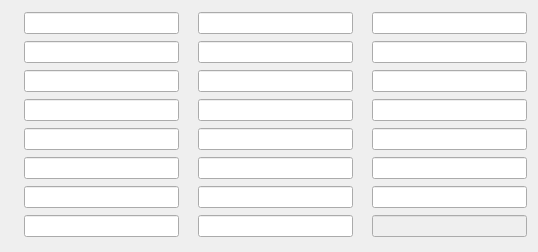
<?xml version="1.0" encoding="UTF-8"?>
<ui version="4.0">
 <class>Form</class>
 <widget class="QWidget" name="Form">
  <property name="geometry">
   <rect>
    <x>0</x>
    <y>0</y>
    <width>538</width>
    <height>252</height>
   </rect>
  </property>
  <property name="windowTitle">
   <string>Form</string>
  </property>
  <layout class="QGridLayout" name="gridLayout">
   <item row="3" column="2">
    <widget class="QLabel" name="label_thieving">
     <property name="text">
      <string/>
     </property>
     <property name="pixmap">
      <pixmap>../images/skill_icons/Thieving.png</pixmap>
     </property>
     <property name="alignment">
      <set>Qt::AlignRight|Qt::AlignTrailing|Qt::AlignVCenter</set>
     </property>
    </widget>
   </item>
   <item row="3" column="3">
    <widget class="QLineEdit" name="thieving"/>
   </item>
   <item row="0" column="0">
    <widget class="QLabel" name="label_attack">
     <property name="text">
      <string/>
     </property>
     <property name="pixmap">
      <pixmap>../images/skill_icons/Attack.png</pixmap>
     </property>
     <property name="alignment">
      <set>Qt::AlignRight|Qt::AlignTrailing|Qt::AlignVCenter</set>
     </property>
    </widget>
   </item>
   <item row="4" column="2">
    <widget class="QLabel" name="label_crafting">
     <property name="text">
      <string/>
     </property>
     <property name="pixmap">
      <pixmap>../images/skill_icons/Crafting.png</pixmap>
     </property>
     <property name="alignment">
      <set>Qt::AlignRight|Qt::AlignTrailing|Qt::AlignVCenter</set>
     </property>
    </widget>
   </item>
   <item row="3" column="1">
    <widget class="QLineEdit" name="ranged"/>
   </item>
   <item row="5" column="1">
    <widget class="QLineEdit" name="magic"/>
   </item>
   <item row="4" column="5">
    <widget class="QLineEdit" name="firemaking"/>
   </item>
   <item row="6" column="3">
    <widget class="QLineEdit" name="slayer"/>
   </item>
   <item row="6" column="5">
    <widget class="QLineEdit" name="farming"/>
   </item>
   <item row="6" column="2">
    <widget class="QLabel" name="label_slayer">
     <property name="text">
      <string/>
     </property>
     <property name="pixmap">
      <pixmap>../images/skill_icons/Slayer.png</pixmap>
     </property>
     <property name="alignment">
      <set>Qt::AlignRight|Qt::AlignTrailing|Qt::AlignVCenter</set>
     </property>
    </widget>
   </item>
   <item row="1" column="2">
    <widget class="QLabel" name="label_agility">
     <property name="text">
      <string/>
     </property>
     <property name="pixmap">
      <pixmap>../images/skill_icons/Agility.png</pixmap>
     </property>
     <property name="alignment">
      <set>Qt::AlignRight|Qt::AlignTrailing|Qt::AlignVCenter</set>
     </property>
    </widget>
   </item>
   <item row="6" column="4">
    <widget class="QLabel" name="label_farming">
     <property name="text">
      <string/>
     </property>
     <property name="pixmap">
      <pixmap>../images/skill_icons/Farming.png</pixmap>
     </property>
     <property name="alignment">
      <set>Qt::AlignRight|Qt::AlignTrailing|Qt::AlignVCenter</set>
     </property>
    </widget>
   </item>
   <item row="4" column="1">
    <widget class="QLineEdit" name="prayer"/>
   </item>
   <item row="6" column="1">
    <widget class="QLineEdit" name="runecraft"/>
   </item>
   <item row="1" column="1">
    <widget class="QLineEdit" name="strength"/>
   </item>
   <item row="2" column="3">
    <widget class="QLineEdit" name="herblore"/>
   </item>
   <item row="6" column="0">
    <widget class="QLabel" name="label_runecraft">
     <property name="text">
      <string/>
     </property>
     <property name="pixmap">
      <pixmap>../images/skill_icons/Runecraft.png</pixmap>
     </property>
     <property name="alignment">
      <set>Qt::AlignRight|Qt::AlignTrailing|Qt::AlignVCenter</set>
     </property>
    </widget>
   </item>
   <item row="3" column="5">
    <widget class="QLineEdit" name="cooking"/>
   </item>
   <item row="1" column="3">
    <widget class="QLineEdit" name="agility"/>
   </item>
   <item row="5" column="4">
    <widget class="QLabel" name="label_woodcutting">
     <property name="text">
      <string/>
     </property>
     <property name="pixmap">
      <pixmap>../images/skill_icons/Woodcutting.png</pixmap>
     </property>
     <property name="alignment">
      <set>Qt::AlignRight|Qt::AlignTrailing|Qt::AlignVCenter</set>
     </property>
    </widget>
   </item>
   <item row="0" column="1">
    <widget class="QLineEdit" name="attack"/>
   </item>
   <item row="0" column="5">
    <widget class="QLineEdit" name="mining"/>
   </item>
   <item row="2" column="1">
    <widget class="QLineEdit" name="defence"/>
   </item>
   <item row="4" column="3">
    <widget class="QLineEdit" name="crafting"/>
   </item>
   <item row="7" column="2">
    <widget class="QLabel" name="label_hunter">
     <property name="text">
      <string/>
     </property>
     <property name="pixmap">
      <pixmap>../images/skill_icons/Hunter.png</pixmap>
     </property>
     <property name="alignment">
      <set>Qt::AlignRight|Qt::AlignTrailing|Qt::AlignVCenter</set>
     </property>
    </widget>
   </item>
   <item row="7" column="1">
    <widget class="QLineEdit" name="construction"/>
   </item>
   <item row="1" column="5">
    <widget class="QLineEdit" name="smithing"/>
   </item>
   <item row="0" column="3">
    <widget class="QLineEdit" name="hitpoints"/>
   </item>
   <item row="2" column="2">
    <widget class="QLabel" name="label_herblore">
     <property name="text">
      <string/>
     </property>
     <property name="pixmap">
      <pixmap>../images/skill_icons/Herblore.png</pixmap>
     </property>
     <property name="alignment">
      <set>Qt::AlignRight|Qt::AlignTrailing|Qt::AlignVCenter</set>
     </property>
    </widget>
   </item>
   <item row="0" column="4">
    <widget class="QLabel" name="label_mining">
     <property name="text">
      <string/>
     </property>
     <property name="pixmap">
      <pixmap>../images/skill_icons/Mining.png</pixmap>
     </property>
     <property name="alignment">
      <set>Qt::AlignRight|Qt::AlignTrailing|Qt::AlignVCenter</set>
     </property>
    </widget>
   </item>
   <item row="7" column="3">
    <widget class="QLineEdit" name="hunter"/>
   </item>
   <item row="7" column="0">
    <widget class="QLabel" name="label_construction">
     <property name="text">
      <string/>
     </property>
     <property name="pixmap">
      <pixmap>../images/skill_icons/Construction.png</pixmap>
     </property>
     <property name="alignment">
      <set>Qt::AlignRight|Qt::AlignTrailing|Qt::AlignVCenter</set>
     </property>
    </widget>
   </item>
   <item row="2" column="0">
    <widget class="QLabel" name="label_defence">
     <property name="text">
      <string/>
     </property>
     <property name="pixmap">
      <pixmap>../images/skill_icons/Defence.png</pixmap>
     </property>
     <property name="alignment">
      <set>Qt::AlignRight|Qt::AlignTrailing|Qt::AlignVCenter</set>
     </property>
    </widget>
   </item>
   <item row="5" column="0">
    <widget class="QLabel" name="label_magic">
     <property name="text">
      <string/>
     </property>
     <property name="pixmap">
      <pixmap>../images/skill_icons/Magic.png</pixmap>
     </property>
     <property name="alignment">
      <set>Qt::AlignRight|Qt::AlignTrailing|Qt::AlignVCenter</set>
     </property>
    </widget>
   </item>
   <item row="4" column="0">
    <widget class="QLabel" name="label_prayer">
     <property name="text">
      <string/>
     </property>
     <property name="pixmap">
      <pixmap>../images/skill_icons/Prayer.png</pixmap>
     </property>
     <property name="alignment">
      <set>Qt::AlignRight|Qt::AlignTrailing|Qt::AlignVCenter</set>
     </property>
    </widget>
   </item>
   <item row="0" column="2">
    <widget class="QLabel" name="label_hitpoints">
     <property name="text">
      <string/>
     </property>
     <property name="pixmap">
      <pixmap>../images/skill_icons/Hitpoints.png</pixmap>
     </property>
     <property name="alignment">
      <set>Qt::AlignRight|Qt::AlignTrailing|Qt::AlignVCenter</set>
     </property>
    </widget>
   </item>
   <item row="2" column="5">
    <widget class="QLineEdit" name="fishing"/>
   </item>
   <item row="5" column="3">
    <widget class="QLineEdit" name="fletching"/>
   </item>
   <item row="5" column="5">
    <widget class="QLineEdit" name="woodcutting"/>
   </item>
   <item row="1" column="4">
    <widget class="QLabel" name="label_smithing">
     <property name="text">
      <string/>
     </property>
     <property name="pixmap">
      <pixmap>../images/skill_icons/Smithing.png</pixmap>
     </property>
     <property name="alignment">
      <set>Qt::AlignRight|Qt::AlignTrailing|Qt::AlignVCenter</set>
     </property>
    </widget>
   </item>
   <item row="1" column="0">
    <widget class="QLabel" name="label_strength">
     <property name="text">
      <string/>
     </property>
     <property name="pixmap">
      <pixmap>../images/skill_icons/Strength.png</pixmap>
     </property>
     <property name="alignment">
      <set>Qt::AlignRight|Qt::AlignTrailing|Qt::AlignVCenter</set>
     </property>
    </widget>
   </item>
   <item row="4" column="4">
    <widget class="QLabel" name="label_firemaking">
     <property name="text">
      <string/>
     </property>
     <property name="pixmap">
      <pixmap>../images/skill_icons/Firemaking.png</pixmap>
     </property>
     <property name="alignment">
      <set>Qt::AlignRight|Qt::AlignTrailing|Qt::AlignVCenter</set>
     </property>
    </widget>
   </item>
   <item row="3" column="0">
    <widget class="QLabel" name="label_ranged">
     <property name="text">
      <string/>
     </property>
     <property name="pixmap">
      <pixmap>../images/skill_icons/Ranged.png</pixmap>
     </property>
     <property name="alignment">
      <set>Qt::AlignRight|Qt::AlignTrailing|Qt::AlignVCenter</set>
     </property>
    </widget>
   </item>
   <item row="5" column="2">
    <widget class="QLabel" name="label_fletching">
     <property name="text">
      <string/>
     </property>
     <property name="pixmap">
      <pixmap>../images/skill_icons/Fletching.png</pixmap>
     </property>
     <property name="alignment">
      <set>Qt::AlignRight|Qt::AlignTrailing|Qt::AlignVCenter</set>
     </property>
    </widget>
   </item>
   <item row="3" column="4">
    <widget class="QLabel" name="label_cooking">
     <property name="text">
      <string/>
     </property>
     <property name="pixmap">
      <pixmap>../images/skill_icons/Cooking.png</pixmap>
     </property>
     <property name="alignment">
      <set>Qt::AlignRight|Qt::AlignTrailing|Qt::AlignVCenter</set>
     </property>
    </widget>
   </item>
   <item row="2" column="4">
    <widget class="QLabel" name="label_fishing">
     <property name="text">
      <string/>
     </property>
     <property name="pixmap">
      <pixmap>../images/skill_icons/Fishing.png</pixmap>
     </property>
     <property name="alignment">
      <set>Qt::AlignRight|Qt::AlignTrailing|Qt::AlignVCenter</set>
     </property>
    </widget>
   </item>
   <item row="7" column="5">
    <widget class="QLineEdit" name="combat_level">
     <property name="enabled">
      <bool>false</bool>
     </property>
    </widget>
   </item>
   <item row="7" column="4">
    <widget class="QLabel" name="label">
     <property name="text">
      <string/>
     </property>
     <property name="pixmap">
      <pixmap>../images/monster/Combat_icon.webp</pixmap>
     </property>
     <property name="alignment">
      <set>Qt::AlignRight|Qt::AlignTrailing|Qt::AlignVCenter</set>
     </property>
    </widget>
   </item>
  </layout>
 </widget>
 <resources/>
 <connections/>
</ui>
